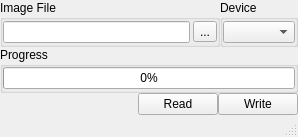
<ui version="4.0" >
 <class>MainWindow</class>
 <widget class="QMainWindow" name="MainWindow" >
  <property name="geometry" >
   <rect>
    <x>0</x>
    <y>0</y>
    <width>298</width>
    <height>137</height>
   </rect>
  </property>
  <property name="windowTitle" >
   <string>Win32 Disk Imager</string>
  </property>
  <property name="windowIcon" >
   <iconset resource="gui_icons.qrc" >
    <normaloff>:/images/images/icon-ubuntu.png</normaloff>:/images/images/icon-ubuntu.png</iconset>
  </property>
  <widget class="QWidget" name="centralwidget" >
   <layout class="QVBoxLayout" >
    <property name="spacing" >
     <number>0</number>
    </property>
    <property name="margin" >
     <number>0</number>
    </property>
    <item>
     <layout class="QHBoxLayout" >
      <item>
       <widget class="QGroupBox" name="groupBox" >
        <property name="title" >
         <string>Image File</string>
        </property>
        <layout class="QHBoxLayout" >
         <property name="spacing" >
          <number>3</number>
         </property>
         <property name="margin" >
          <number>0</number>
         </property>
         <item>
          <widget class="QLineEdit" name="leFile" />
         </item>
         <item>
          <widget class="QToolButton" name="tbBrowse" >
           <property name="text" >
            <string>...</string>
           </property>
          </widget>
         </item>
        </layout>
       </widget>
      </item>
      <item>
       <widget class="QGroupBox" name="groupBox_2" >
        <property name="title" >
         <string>Device</string>
        </property>
        <layout class="QHBoxLayout" >
         <property name="spacing" >
          <number>0</number>
         </property>
         <property name="margin" >
          <number>0</number>
         </property>
         <item>
          <widget class="QComboBox" name="cboxDevice" >
           <property name="sizePolicy" >
            <sizepolicy vsizetype="Fixed" hsizetype="Preferred" >
             <horstretch>0</horstretch>
             <verstretch>0</verstretch>
            </sizepolicy>
           </property>
          </widget>
         </item>
        </layout>
       </widget>
      </item>
     </layout>
    </item>
    <item>
     <widget class="QGroupBox" name="groupBox_5" >
      <property name="title" >
       <string>Progress</string>
      </property>
      <layout class="QHBoxLayout" >
       <property name="spacing" >
        <number>0</number>
       </property>
       <property name="margin" >
        <number>0</number>
       </property>
       <item>
        <widget class="QProgressBar" name="progressbar" >
         <property name="value" >
          <number>0</number>
         </property>
         <property name="format" >
          <string>%p%</string>
         </property>
        </widget>
       </item>
      </layout>
     </widget>
    </item>
    <item>
     <layout class="QHBoxLayout" >
      <item>
       <spacer>
        <property name="orientation" >
         <enum>Qt::Horizontal</enum>
        </property>
        <property name="sizeHint" stdset="0" >
         <size>
          <width>40</width>
          <height>20</height>
         </size>
        </property>
       </spacer>
      </item>
      <item>
       <widget class="QPushButton" name="bRead" >
        <property name="text" >
         <string>Read</string>
        </property>
       </widget>
      </item>
      <item>
       <widget class="QPushButton" name="bWrite" >
        <property name="text" >
         <string>Write</string>
        </property>
       </widget>
      </item>
     </layout>
    </item>
   </layout>
  </widget>
  <widget class="QStatusBar" name="statusbar" />
 </widget>
 <resources>
  <include location="gui_icons.qrc" />
 </resources>
 <connections/>
</ui>
